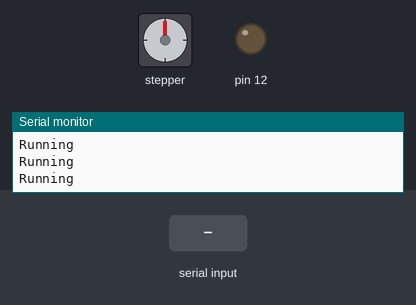
Simulated run of this sketch. Board: Arduino Uno, built with avr-gcc and run on an emulated ATmega328P. Parts: stepper motor, output pins drawn as LEDs (lit = HIGH), the last lines printed to the serial monitor. The test bench sets the inputs (shaded band). Stepper angles assume 200 steps per turn.

Above: at 1.2 s.
1.3 s: "LOCK" received over the second serial link
At 3.6 s:
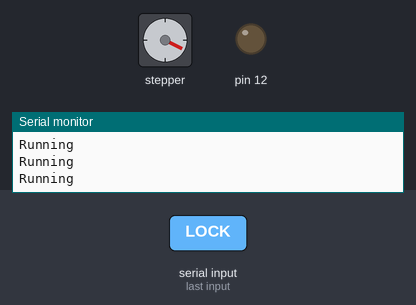
4.3 s: "UNLOCK" received over the second serial link
At 4.52 s:
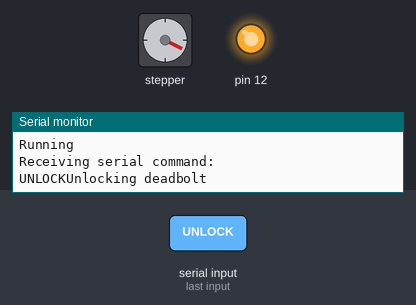
7.3 s: "UNLOCK" received over the second serial link
At 9.2 s:
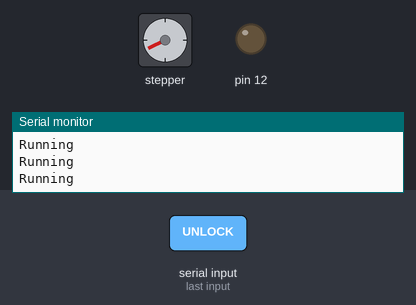
10.3 s: "LOCK" received over the second serial link
At 10.51 s:
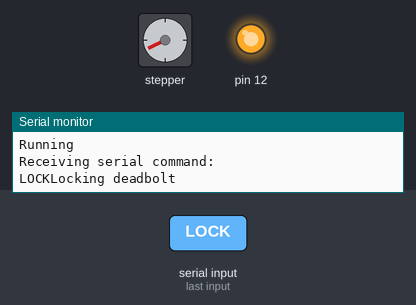
Timing chart, 0 to 13.3 s (numbered marks = the images above; inputs shaded):
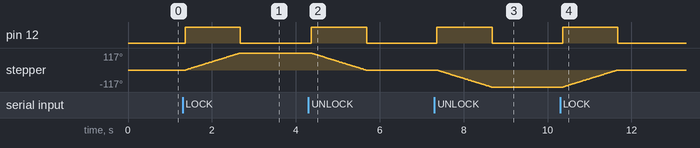

Measured:
- after the input at 1.3 s, pin 12: LOW → HIGH after 0.06 s, → LOW 1.3 s later; stepper: turns 117° clockwise in 1.3 s, starting after 0.07 s
- after the input at 4.3 s, pin 12: LOW → HIGH after 0.06 s, → LOW 1.3 s later; stepper: turns 117° counter-clockwise in 1.3 s, starting after 0.07 s
- after the input at 7.3 s, pin 12: LOW → HIGH after 0.06 s, → LOW 1.3 s later; stepper: turns 117° counter-clockwise in 1.3 s, starting after 0.07 s
- after the input at 10.3 s, pin 12: LOW → HIGH after 0.06 s, → LOW 1.3 s later; stepper: turns 117° clockwise in 1.3 s, starting after 0.07 s

The sketch:

DLM_Microcontroller_Routine.ino
```cpp
#include <SoftwareSerial.h>
#include <Stepper.h>

//Create Software Serial Connection with WiFi chip
SoftwareSerial esp8266(2, 3);

//Initialize Stepper Motor
const int stepsPerRevolution = 200;
Stepper myStepper(stepsPerRevolution, 8, 9, 10, 11);

void setup() {

  Serial.println("Setup");

  //Initialize Software Serial Connection
  esp8266.begin(9600);

  //Initialize Serial Connection
  Serial.begin(9600);

  //Initialize Switch Pin. Set to low
  pinMode(12, OUTPUT);
  digitalWrite(12, LOW);

  //Initialize Stepper speed
  myStepper.setSpeed(15);
}

void loop() {

  Serial.println("Running");

  //Read and execute serial command
  if (esp8266.available())
  {
    Serial.println("Receiving serial command: ");

    //Assemble Serial Command
    String serialCommand = "";
    while (esp8266.available())
    {
      serialCommand += (char)esp8266.read();
    }
    Serial.print(serialCommand);

    //Execute lock/unlock
    if (serialCommand == "LOCK")
    {
      Serial.println("Locking deadbolt");
      turnDeadbolt(1);
    }
    else if (serialCommand == "UNLOCK")
    {
      Serial.println("Unlocking deadbolt");
      turnDeadbolt(-1);
    }
  }
}


//Lock is 1, unlock is -1
void turnDeadbolt(int turnDirection)
{
  //Close switch
  digitalWrite(12, HIGH);
  delay(10);

  //Step motor
  myStepper.step(65 * turnDirection);

  //Open switch
  digitalWrite(12, LOW);
  delay(10);
}

//void lock()
//{
//  //Close switch
//  digitalWrite(12, HIGH);
//  delay(10);
//
//  myStepper.setSpeed(15);
//  myStepper.step(65);
//
//  //Open switch
//  digitalWrite(12, LOW);
//  delay(10);
//}
//
//void unlock()
//{
//  //Close switch
//  digitalWrite(12, HIGH);
//  delay(10);
//
//  myStepper.setSpeed(20);
//  myStepper.step(-70);
//
//  //Open switch
//  digitalWrite(12, LOW);
//  delay(10);
//}
```
